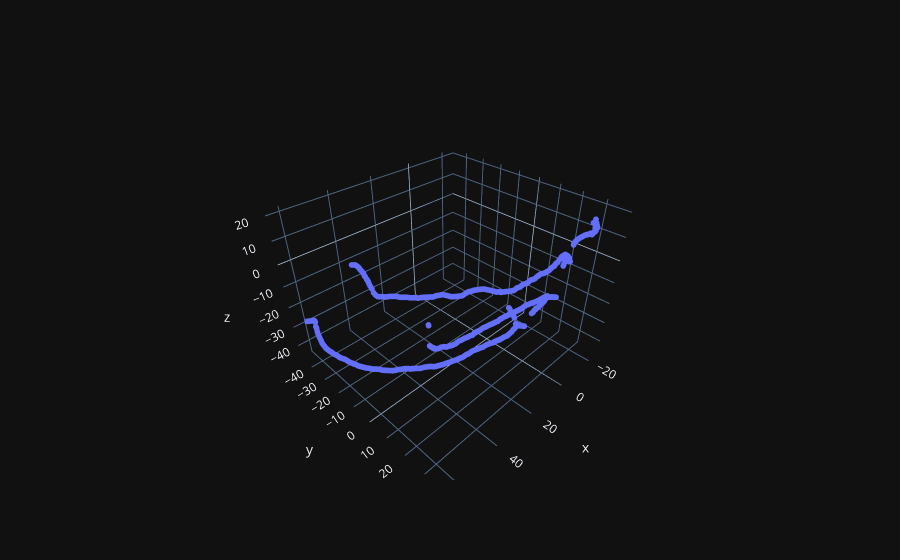

The code cell stored with this chart in its notebook:
### Code cell
fig = go.Figure(layout=go.Layout(
            scene=dict(
                aspectmode='data'
            )
        ))

fig.add_trace(
            go.Scatter3d(
                x=reconstruction_3d_DLT[:, 0],
                y=reconstruction_3d_DLT[:, 1],
                z=reconstruction_3d_DLT[:, 2],
                mode='markers',
                marker={'size': 2}
            )
        )

fig.show()

### Figure 1 — Plotly figure (JSON) as saved in the notebook; plotly's stock layout.template omitted (floating-point values rounded to 4 significant figures; data arrays with more than 128 entries replaced by an {"elided": "..."} marker saying what was removed)
{"data": [{"marker": {"size": 2}, "mode": "markers", "x": {"elided": "658 float values"}, "y": {"elided": "658 float values"}, "z": {"elided": "658 float values"}, "type": "scatter3d"}], "layout": {"scene": {"aspectmode": "data"}}}
